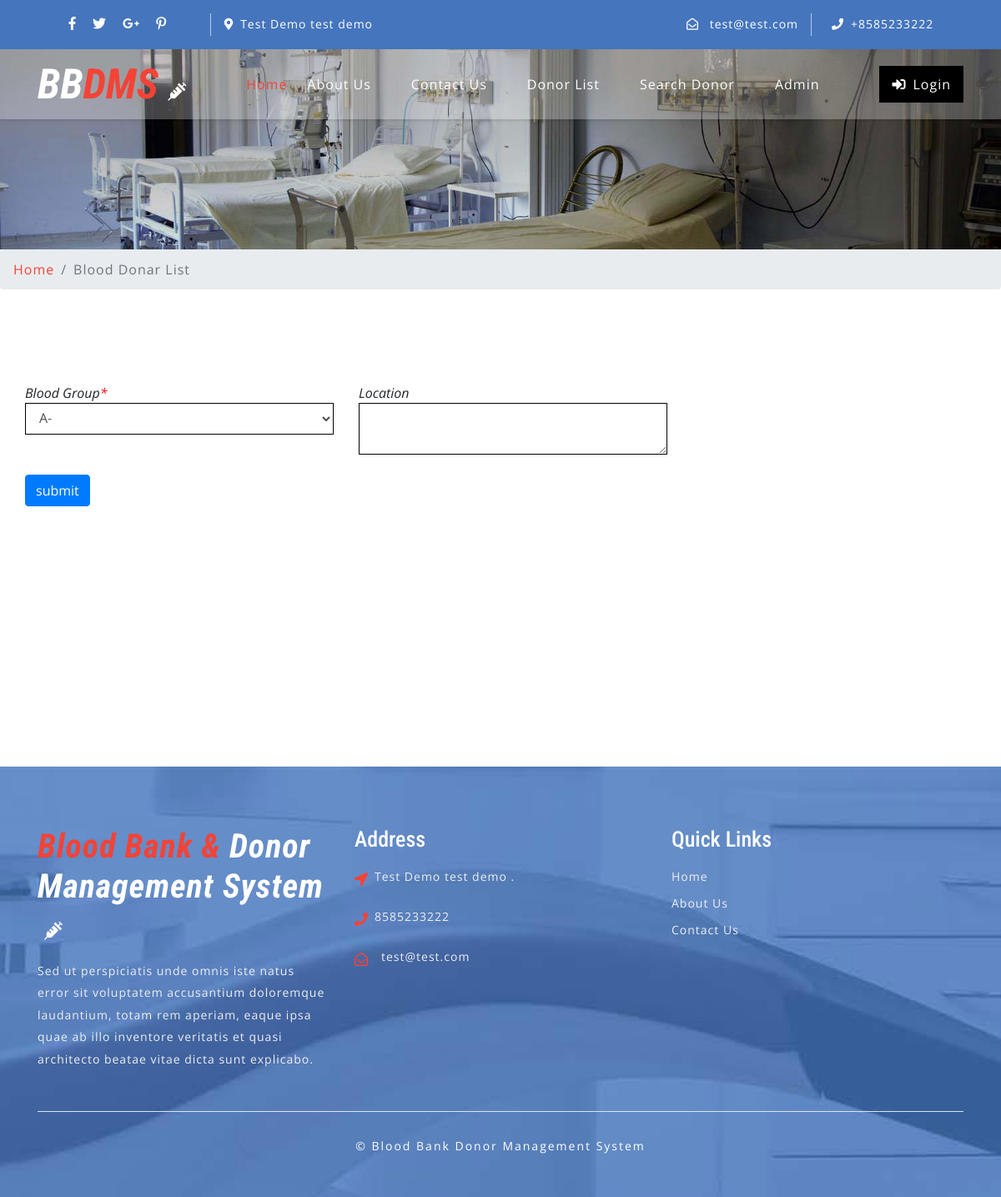
/bbdms/search-donor.php, run on the app's committed database.
### tables this page shows
CREATE TABLE `tblcontactusinfo` (
  `id` int(11) NOT NULL,
  `Address` tinytext DEFAULT NULL,
  `EmailId` varchar(255) DEFAULT NULL,
  `ContactNo` char(11) DEFAULT NULL
);

### bbdms/search-donor.php (the view, shortened to what this page needs)
<?php
include('includes/config.php');
?>
<!DOCTYPE html>
<html lang="zxx">
<head>
	<link rel="stylesheet" href="css/bootstrap.css">
	<link rel="stylesheet" href="css/style.css" type="text/css" media="all" />
	<link rel="stylesheet" href="css/fontawesome-all.css">
</head>
<body>
	<?php include('includes/header.php');?>
	<div class="inner-banner-w3ls">
	</div>
	<div class="breadcrumb-agile">
		<div aria-label="breadcrumb">
			<ol class="breadcrumb">
				<li class="breadcrumb-item">
					<a href="index.php">Home</a>
				</li>
				<li class="breadcrumb-item active" aria-current="page">Blood Donar List</li>
			</ol>
		</div>
	</div>
	<div class="agileits-contact py-5">
		<div class="py-xl-5 py-lg-3">
			<form name="donar" method="post" style="padding-left: 30px;">
<div class="row">
<div class="col-lg-4 mb-4">
<div class="font-italic">Blood Group<span style="color:red">*</span> </div>
<div><select name="bloodgroup" class="form-control" required>
<?php $sql = "SELECT * from  tblbloodgroup ";
$query = $dbh -> prepare($sql);
$query->execute();
$results=$query->fetchAll(PDO::FETCH_OBJ);
if($query->rowCount() > 0)
{
foreach($results as $result)
{               ?>
<option value="<?php echo htmlentities($result->BloodGroup);?>"><?php echo htmlentities($result->BloodGroup);?></option>
<?php }} ?>
</select>
</div>
</div>
<div class="col-lg-4 mb-4">
<div class="font-italic">Location </div>
<div><textarea class="form-control" name="location"></textarea></div>
</div>
</div>
<div class="row">
<div class="col-lg-4 mb-4">
<div><input type="submit" name="sub" class="btn btn-primary" value="submit" style="cursor:pointer"></div>
</div>
</div>
</form>
	<div class="agileits-contact py-5">
		<div class="py-xl-5 py-lg-3">
			</div>
			</div>
		</div>
	</div>
	<?php include('includes/footer.php');?>
</body>
</html>

### bbdms/includes/header.php (shortened to what this page needs)
    <header>
        <div class="top-bar py-3">
            <div class="container">
                <div class="row">
                    <div class="col-lg-7 top-social-agile">
                        <div class="row">
                            <ul class="col-lg-4 col-6 top-right-info text-center">
                                <li>
                                    <a href="#">
                                        <i class="fab fa-facebook-f"></i>
                                    </a>
                                </li>
                                <li class="mx-3">
                                    <a href="#">
                                        <i class="fab fa-twitter"></i>
                                    </a>
                                </li>
                                <li>
                                    <a href="#">
                                        <i class="fab fa-google-plus-g"></i>
                                    </a>
                                </li>
                                <li class="ml-3">
                                    <a href="#">
                                        <i class="fab fa-pinterest-p"></i>
                                    </a>
                                </li>
                            </ul><?php
$sql = "SELECT * from tblcontactusinfo";
$query = $dbh -> prepare($sql);
$query->execute();
$results=$query->fetchAll(PDO::FETCH_OBJ);
if($query->rowCount() > 0)
{
foreach($results as $result)
{ ?>
                            <div class="col-6 header-top_w3layouts pl-3 text-lg-left text-center">
                                <p class="text-white">
                                    <i class="fas fa-map-marker-alt mr-2"></i><?php  echo $result->Address; ?></p>
                            </div>
                        </div>
                    </div>
                    <div class="col-lg-5 top-social-agile text-lg-right text-center">
                        <div class="row">
                            <div class="col-lg-7 col-6 top-w3layouts">
                                <p class="text-white">
                                    <i class="far fa-envelope-open mr-2"></i>
                                    <a href="mailto:info@example.com" class="text-white"><?php  echo $result->EmailId; ?></a>
                                </p>
                            </div>
                            <div class="col-lg-5 col-6 header-w3layouts pl-4 text-lg-left">
                                <p class="text-white">
                                    <i class="fas fa-phone mr-2"></i>+<?php  echo $result->ContactNo; ?></p>
                            </div>
                        </div><?php } } ?>
                    </div>
                </div>
            </div>
        </div>
    </header>
    <div id="home">
        <div class="main-top py-1">
            <nav class="navbar navbar-expand-lg navbar-light fixed-navi">
                <div class="container">
                    <h1>
                        <a class="navbar-brand font-weight-bold font-italic" href="index.php">
                            <span>BB</span>DMS
                            <i class="fas fa-syringe"></i>
                        </a>
                    </h1>
                    <div class="collapse navbar-collapse text-center" id="navbarSupportedContent">
                        <ul class="navbar-nav ml-lg-auto">
                            <li class="nav-item active mt-lg-0 mt-3">
                                <a class="nav-link" href="index.php">Home
                                </a>
                            </li>
                            <li class="nav-item mx-lg-4 my-lg-0 my-3">
                                <a class="nav-link" href="about.php">About Us</a>
                            </li>
                            <li class="nav-item mx-lg-4 my-lg-0 my-3">
                                <a class="nav-link" href="contact.php">Contact Us</a>
                            </li>
                            <li class="nav-item mx-lg-4 my-lg-0 my-3">
                                <a class="nav-link" href="donor-list.php">Donor List</a>
                            </li>
                            <li class="nav-item mx-lg-4 my-lg-0 my-3">
                                <a class="nav-link" href="search-donor.php">Search Donor</a>
                            </li>
                            <?php if (strlen($_SESSION['bbdmsdid']==0)) {?>
                            <li class="nav-item mx-lg-4 my-lg-0 my-3">
                                <a class="nav-link" href="admin/index.php">Admin</a>
                            </li>
                        </ul>
                        <a href="login.php" class="login-button ml-lg-5 mt-lg-0 mt-4 mb-lg-0 mb-3" >
                            <i class="fas fa-sign-in-alt mr-2"></i>Login</a><?php } ?>
                    </div>
                </div>
            </nav>
        </div>
    </div>

### bbdms/includes/footer.php (shortened to what this page needs)
<footer>
    <div class="w3ls-footer-grids pt-sm-4 pt-3">
      <div class="container py-xl-5 py-lg-3">
        <div class="row">
          <div class="col-md-4 w3l-footer">
            <h2 class="mb-sm-3 mb-2">
              <a href="index.php" class="text-white font-italic font-weight-bold">
                <span>Blood Bank & </span>Donor Management System
                <i class="fas fa-syringe ml-2"></i>
              </a>
            </h2>
            <p>Sed ut perspiciatis unde omnis iste natus error sit voluptatem accusantium doloremque laudantium, totam rem
              aperiam,
              eaque ipsa quae ab illo inventore veritatis et quasi architecto beatae vitae dicta sunt explicabo.</p>
          </div>
          <div class="col-md-4 w3l-footer my-md-0 my-4">
            <h3 class="mb-sm-3 mb-2 text-white">Address</h3>
            <ul class="list-unstyled">
              <?php
$pagetype="contactus";
$sql = "SELECT * from tblcontactusinfo";
$query = $dbh -> prepare($sql);
$query->bindParam(':pagetype',$pagetype,PDO::PARAM_STR);
$query->execute();
$results=$query->fetchAll(PDO::FETCH_OBJ);
if($query->rowCount() > 0)
{
foreach($results as $result)
{ ?>
              <li>
                <i class="fas fa-location-arrow float-left"></i>
                <p class="ml-4">
                  <span><?php  echo $result->Address; ?>. </p>
                <div class="clearfix"></div>
              </li>
              <li class="my-3">
                <i class="fas fa-phone float-left"></i>
                <p class="ml-4"><?php  echo $result->ContactNo; ?></p>
                <div class="clearfix"></div>
              </li>
              <li>
                <i class="far fa-envelope-open float-left"></i>
                <a href="mailto:info@example.com" class="ml-3"><?php  echo $result->EmailId; ?></a>
                <div class="clearfix"></div>
              </li>
            <?php } } ?></ul>
          </div>
          <div class="col-md-4 w3l-footer">
            <h3 class="mb-sm-3 mb-2 text-white">Quick Links</h3>
            <div class="nav-w3-l">
              <ul class="list-unstyled">
                <li>
                  <a href="index.php">Home</a>
                </li>
                <li class="mt-2">
                  <a href="about.php">About Us</a>
                </li>
                <li class="mt-2">
                  <a href="contact.php">Contact Us</a>
                </li>
              </ul>
            </div>
          </div>
        </div>
        <div class="border-top mt-5 pt-lg-4 pt-3 pb-lg-0 pb-3 text-center">
          <p class="copy-right-grids mt-lg-1">©  Blood Bank Donor Management System
          </p>
        </div>
      </div>
    </div>
  </footer>

### bbdms/css/style.css (style rules this page uses)
body { padding: 0; margin: 0; background: #FFF; font-family: 'Open Sans', sans-serif; }
body a { transition: 0.5s all; -webkit-transition: 0.5s all; -moz-transition: 0.5s all; -o-transition: 0.5s all; -ms-transition: 0.5s all; text-decoration: none; }
input[type="button"], input[type="submit"] { transition: 0.5s all; -webkit-transition: 0.5s all; -moz-transition: 0.5s all; -o-transition: 0.5s all; -ms-transition: 0.5s all; }
h1, h2, h3, h4, h5, h6 { margin: 0; padding: 0; font-family: 'Roboto Condensed', sans-serif; }
p { margin: 0; padding: 0; font-family: 'Open Sans', sans-serif; font-size: 15px; letter-spacing: 1px; line-height: 1.9; color: #999; }
ul, ol { margin: 0; padding: 0; }
.top-bar { background: #4575bd; }
.top-right-info li i { color: #fff; transition: 0.5s all; -webkit-transition: 0.5s all; -moz-transition: 0.5s all; -o-transition: 0.5s all; -ms-transition: 0.5s all; }
.top-right-info li { display: inline-block; }
.header-top_w3layouts p, .header-w3layouts p, .top-w3layouts p { font-size: 14px; }
.header-top_w3layouts, .header-w3layouts { border-left: 1px solid rgba(255, 255, 255, 0.63); }
div#home { position: relative; }
.main-top { position: absolute; z-index: 999; width: 100%; background: rgba(255, 255, 255, 0.26); box-shadow: 0 2px 3px 0 rgba(0, 0, 0, 0.1); -webkit-transition: background-color .1s ease-in-out; -moz-transition: background-color .1s ease-in-out; -ms-transition: background-color .1s ease-in-out; -o-transition: background-color .1s ease-in-out; transition: background-color .1s ease-in-out; }
.navbar-light .navbar-nav .nav-link { padding: 0; color: #fff; background: transparent; font-size: 16px; letter-spacing: 1px; }
.navbar-light .navbar-nav .show>.nav-link, .navbar-light .navbar-nav .active>.nav-link, .navbar-light .navbar-nav .nav-link.show, .navbar-light .navbar-nav .nav-link.active, .navbar-light .navbar-nav .nav-link:hover, .navbar-light .navbar-nav .nav-link:focus { color: #f44336; }
nav.fixed-navi ul { list-style: none; margin: 0; padding: 0; }
nav.fixed-navi ul li { float: left; }
a.navbar-brand { color: #f44336; font-size: 50px; padding: 0; }
.navbar-light .navbar-brand, .navbar-light .navbar-brand:hover, .navbar-light .navbar-brand:focus, .w3l-footer h2 a span { color: #f44336; }
a.navbar-brand span { color: #fff; }
a.navbar-brand i, .w3l-footer h2 a i { color: #fff; font-size: 22px; }
a.login-button { color: #fff; letter-spacing: 1px; font-size: 16px; padding: 10px 15px; background: #000; display: inline-block; }
.form-control { border-radius: 0px }
footer { background: url(../images/bg3.jpg) no-repeat center fixed; background-size: cover; -webkit-background-size: cover; -moz-background-size: cover; -o-background-size: cover; -moz-background-size: cover; }
.w3l-footer h2 a { font-size: 40px; letter-spacing: 1px; }
.w3l-footer h3 { font-size: 26px; }
.w3l-footer p, .w3l-footer p a, .w3l-footer ul li a { font-size: 14px; color: #efefef; letter-spacing: 1px; }
.w3l-footer ul li i { color: #f44336; line-height: 2; }
p.copy-right-grids { font-size: 14px; color: #fff; letter-spacing: 2px; }
.inner-banner-w3ls { background: url(../images/banner3.jpg) no-repeat center; background-size: cover; -webkit-background-size: cover; -moz-background-size: cover; -o-background-size: cover; -moz-background-size: cover; height: 20vw; }
.breadcrumb li a { color: #f44336; }
.breadcrumb li { letter-spacing: 1px; color: #000; }
select.form-control:not([size]):not([multiple]) { height: inherit; }

### data on the page
tblcontactusinfo: Address "Test Demo test demo", EmailId "test@test.com", ContactNo "8585233222"

### other printed values
form field bloodgroup "A-"
